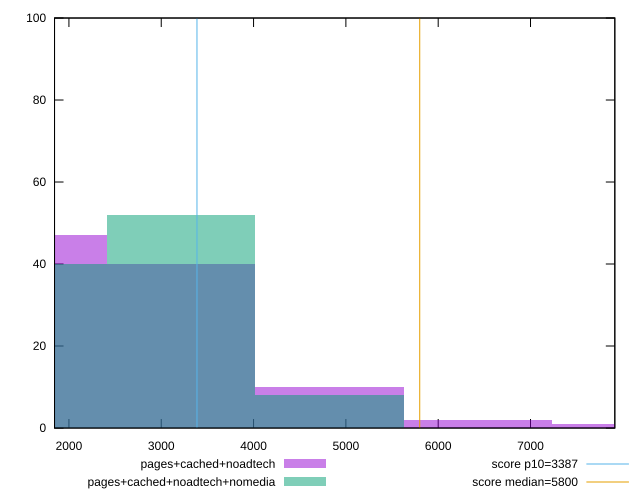

Here is the gnuplot script that generated this plot:
reset

$pagesCachedNoadtech <<EOF
8039.694988042131 1
3215.8779952168525 40
1607.9389976084262 47
4823.816992825279 10
6431.755990433705 2
EOF

$pagesCachedNoadtechNomedia <<EOF
4823.816992825279 8
3215.8779952168525 52
1607.9389976084262 40
EOF

set key outside below
set boxwidth 1607.9389976084262
set xrange [1844.0705300072432:7913.276980016753]
set yrange [0:100]
set trange [0:100]
set style fill transparent solid 0.5 noborder

set parametric
set terminal svg size 640, 500 enhanced background rgb 'white'
set output "report_00014_2021-02-09T15:56:05.503Z/speed-index/comparison/histogram/2_vs_3.svg"

plot $pagesCachedNoadtech title "pages+cached+noadtech" with boxes, \
     $pagesCachedNoadtechNomedia title "pages+cached+noadtech+nomedia" with boxes, \
     3387,t title "score p10=3387", \
     5800,t title "score median=5800"

reset
